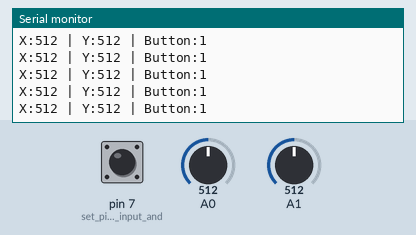
Bench run of a sketch on a simulated Arduino Uno, built with avr-gcc and run on an emulated ATmega328P. Shown: the last lines printed to the serial monitor. The test bench sets the inputs (shaded band); at power-on: A1 = 512, pin 7 (set_pin_7_as_an_input_and) HIGH, A0 = 512.

Above: at 7.2 s.
7.3 s: A1 set to 104
At 7.36 s:
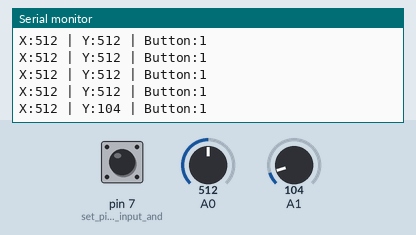
10.3 s: A1 set to 90
At 10.38 s:
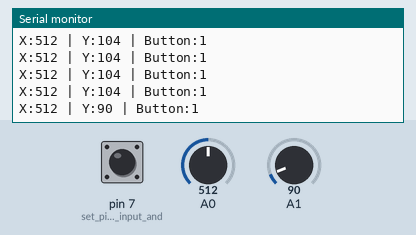
Timing chart, 0 to 13.3 s (numbered marks = the images above; inputs shaded):
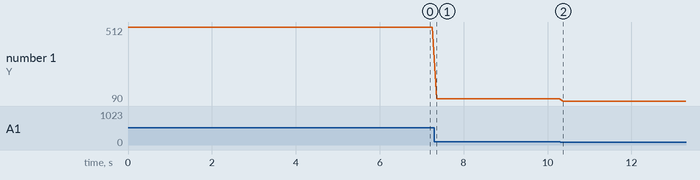

The sketch:

Project_32.ino
```cpp
/*
Keyes 37 in 1 Sensor Kit Upgraded Version
Project 32
Joystick
By keyes
*/
int value = 0;
void setup() {
//pinMode(A0, INPUT);
//pinMode(A1, INPUT);
pinMode(7, INPUT_PULLUP); //set pin 7 as an input and enable the internal pull-up resistor
Serial.begin(9600);
}
void loop() {
value = analogRead(A0); // read X axis value [0..1023]
Serial.print("X:");
Serial.print(value, DEC);
value = analogRead(A1); // read Y axis value [0..1023]
Serial.print(" | Y:");
Serial.print(value, DEC);
value = digitalRead(7); // read Button state [0,1]
Serial.print(" | Button:");
Serial.println(value, DEC);
delay(100);
}
```

Measured:
- after the input at 7.3 s, the serial monitor: prints a new line after 0.06 s (image 1)
- after the input at 10.3 s, the serial monitor: prints a new line after 0.08 s (image 2)
- plotted number 1: 512 → 104 after the input at 7.3 s, 104 → 90 after the input at 10.3 s
